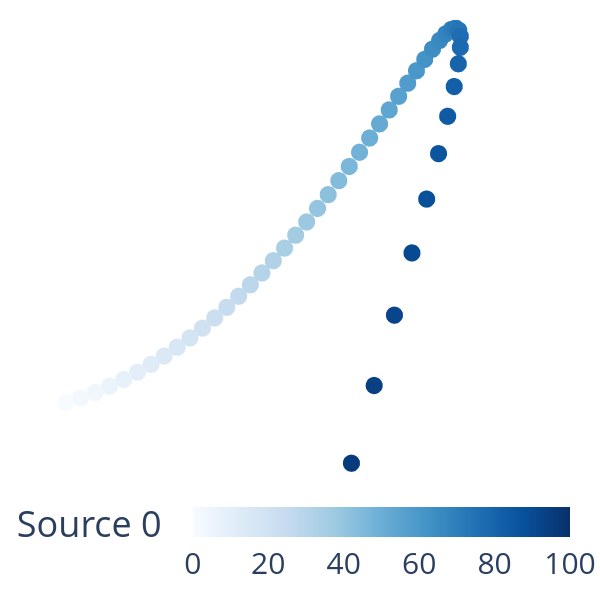

Notebook source saved alongside this figure:
### Markdown cell above
Here is an example of a paddle set with three paddles where we rotate the middle one and look at the output polarization:

### Code cell
w0 = 1550e-9
T0 = 20
r0 = 4.1e-6
r1 = 125e-6/2
epsilon = 1.003
m0 = 0.0347
m1 = 0.000
Tref = 20

nPaddles = 3
rps = np.array([0.056/2, 0.056/2, 0.056/2])
tfs = np.array([0, 0, 0])
Ns = np.array([2, 4, 2])
gapLs = np.array([0.02, 0.02, 0.02])

paddleAngles = np.linspace(1e-6,100,51)*pi/180

J0arr = np.zeros((len(paddleAngles), 2, 2), dtype=np.complex128)
f = FiberPaddleSet(w0, T0, r0, r1, epsilon, m0, m1, Tref, nPaddles, rps, np.array([10, paddleAngles[0], 30]), tfs, Ns, gapLs)

for i in range(len(paddleAngles)):
    f.angles[1] = paddleAngles[i]
    J0arr[i,:,:] = f.J0

Ei = Jones_vector("Source 0"); Ei.linear_light(azimuth = 45*degrees, amplitude=1)
J0 = Jones_matrix("J0"); J0.from_matrix(J0arr)
#J1 = Jones_matrix("J1"); J1.from_matrix(J1arr)
E0 = J0 * Ei; #E1 = J1 * Ei
S0 = Stokes("Source 0"); S0.from_Jones(E0)
#S1 = Stokes("Source 1"); S1.from_Jones(E1)

fig0 = pty.subplots.make_subplots(rows=1, cols=1, specs=[[{'type':'surface'}]])
S0.draw_poincare(fig=fig0, draw_axes=True, colormap='blues', param=paddleAngles*180/pi, show_fig=False)
#S1.draw_poincare(fig=fig0, draw_axes=True, colormap='reds', param=T0arr, show_fig=False)
fig0.show()

### Figure 1 — Plotly figure (JSON) as saved in the notebook; plotly's stock layout.template omitted (floating-point values rounded to 4 significant figures)
{"data": [{"customdata": [], "hovertemplate": "S1: %{x:.3f}<br>S2: %{y:.3f}<br>S3: %{z:.3f}<br>Parameter: %{customdata:.3f}", "marker": {"color": [1e-06, 2.0, 4.0, 6.0, 8.0, 10.0, 12.0, 14.0, 16.0, 18.0, 20.0, 22.0, 24.0, 26.0, 28.0, 30.0, 32.0, 34.0, 36.0, 38.0, 40.0, 42.0, 44.0, 46.0, 48.0, 50.0, 52.0, 54.0, 56.0, 58.0, 60.0, 62.0, 64.0, 66.0, 68.0, 70.0, 72.0, 74.0, 76.0, 78.0, 80.0, 82.0, 84.0, 86.0, 88.0, 90.0, 92.0, 94.0, 96.0, 98.0, 100.0], "colorbar": {"orientation": "h", "tickfont": {"size": 30}, "ticklabelposition": "outside bottom", "title": {"text": "Source 0"}, "y": -0.1}, "colorscale": [[0, "rgb(247,251,255)"], [0.125, "rgb(222,235,247)"], [0.25, "rgb(198,219,239)"], [0.375, "rgb(158,202,225)"], [0.5, "rgb(107,174,214)"], [0.625, "rgb(66,146,198)"], [0.75, "rgb(33,113,181)"], [0.875, "rgb(8,81,156)"], [1, "rgb(8,48,107)"]], "size": 10}, "mode": "markers", "name": "Source 0", "scene": "scene", "type": "scatter3d", "x": [0.1072, 0.09041, 0.07313, 0.0555, 0.03763, 0.01959, 0.001488, -0.01659, -0.03454, -0.05228, -0.06971, -0.08674, -0.1033, -0.1192, -0.1346, -0.1491, -0.1628, -0.1757, -0.1875, -0.1983, -0.208, -0.2165, -0.2238, -0.2298, -0.2344, -0.2377, -0.2395, -0.2399, -0.2389, -0.2363, -0.2322, -0.2266, -0.2195, -0.2108, -0.2007, -0.189, -0.1758, -0.1612, -0.1452, -0.1278, -0.109, -0.08897, -0.06766, -0.04518, -0.02157, 0.003094, 0.02874, 0.05528, 0.08265, 0.1108, 0.1395], "y": [-0.4969, -0.5049, -0.5113, -0.5163, -0.5198, -0.5218, -0.5222, -0.5212, -0.5186, -0.5144, -0.5088, -0.5017, -0.4932, -0.4831, -0.4717, -0.4589, -0.4448, -0.4294, -0.4127, -0.3948, -0.3757, -0.3555, -0.3343, -0.3121, -0.289, -0.265, -0.2402, -0.2147, -0.1885, -0.1618, -0.1345, -0.1068, -0.07881, -0.05048, -0.02195, 0.006713, 0.03543, 0.06412, 0.09272, 0.1211, 0.1493, 0.1772, 0.2047, 0.2317, 0.2582, 0.2841, 0.3094, 0.334, 0.3578, 0.3808, 0.403], "z": [0.8612, 0.8585, 0.8563, 0.8546, 0.8534, 0.8528, 0.8528, 0.8533, 0.8543, 0.8559, 0.858, 0.8607, 0.8638, 0.8674, 0.8714, 0.8759, 0.8807, 0.8859, 0.8914, 0.8971, 0.9031, 0.9092, 0.9155, 0.9218, 0.9282, 0.9345, 0.9407, 0.9468, 0.9526, 0.9581, 0.9633, 0.9681, 0.9724, 0.9762, 0.9794, 0.982, 0.9838, 0.9848, 0.985, 0.9844, 0.9828, 0.9801, 0.9765, 0.9717, 0.9658, 0.9588, 0.9505, 0.941, 0.9301, 0.918, 0.9045]}], "layout": {"height": 600, "margin": {"b": 20, "l": 20, "r": 20, "t": 20}, "scene": {"camera": {"center": {"x": 0, "y": 0, "z": 0}, "eye": {"x": 0.75, "y": 0.75, "z": 0.75}, "up": {"x": 0, "y": 0, "z": 1}}, "domain": {"x": [0, 1], "y": [0, 1]}, "xaxis": {"showbackground": false, "showgrid": false, "visible": false, "zeroline": false}, "yaxis": {"showbackground": false, "showgrid": false, "visible": false, "zeroline": false}, "zaxis": {"showbackground": false, "showgrid": false, "visible": false, "zeroline": false}}, "showlegend": false, "width": 600}}
